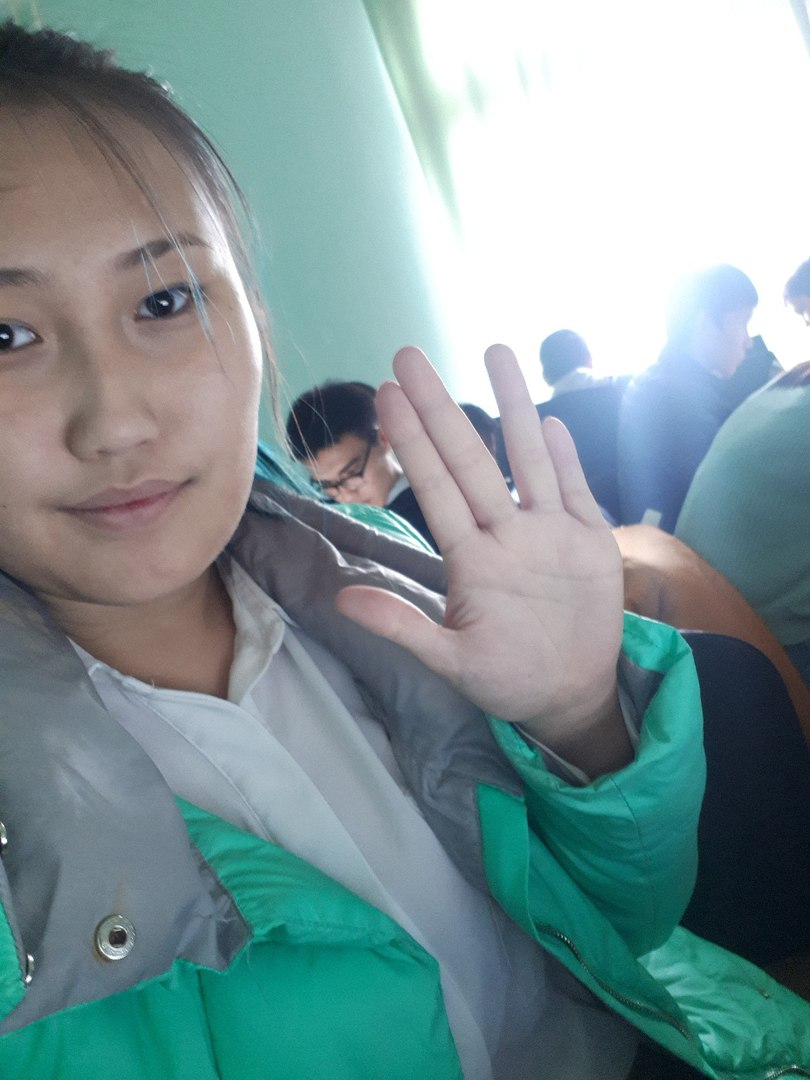
#> input picture umit.jpg, 810 x 1080 px, given in place of umit.png, which was not available
$ jupyter execute Lab4.ipynb   (older library calls are emulated)   (text cells are left out)
#> lines starting #> are read from the running program, lines starting #| are printed output that depends on the picture; pictures that were not available may be replaced by others from this repository, and a replacement may not be noted
[cell 1]
import numpy as np
from skimage.data import data_dir
import os
from skimage import io
import matplotlib.pyplot as plt
import matplotlib.image as pltimg
from skimage import data
from skimage.feature import match_template
image = io.imread(os.path.join(data_dir, "umit.png"),as_grey=True)
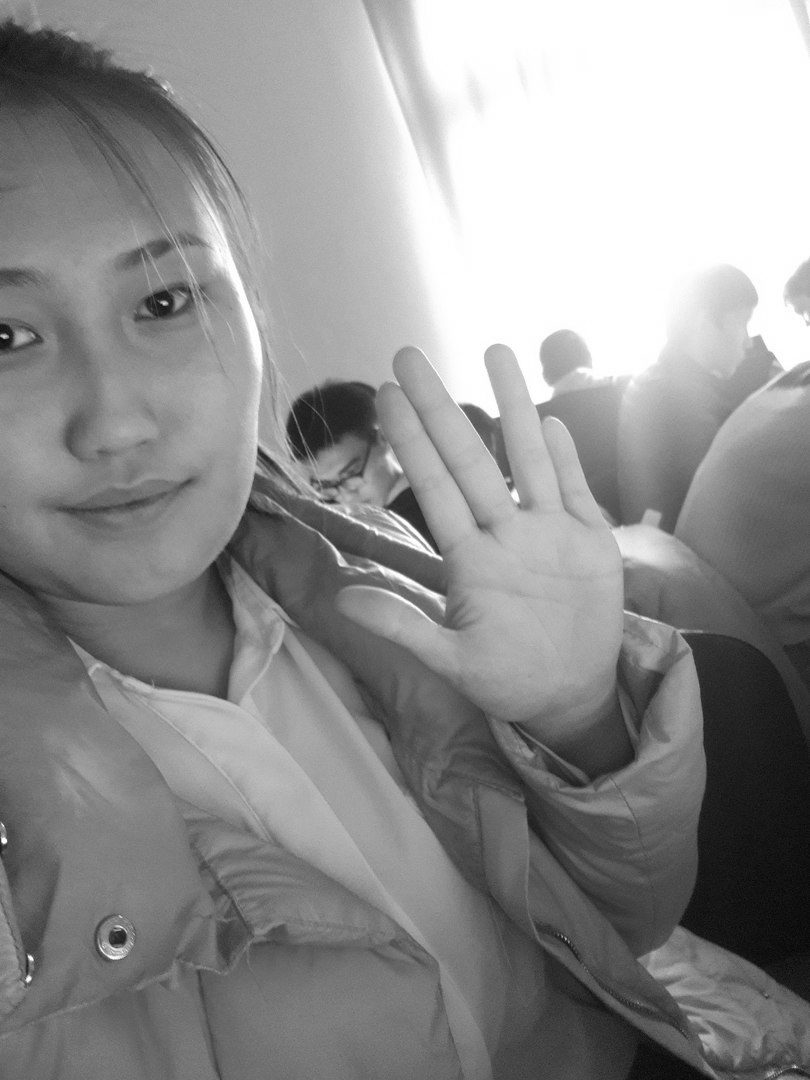
#> image: shape (1080, 810) float64; min 0.0242, max 1, mean 0.566
coin = image[350:650, 350:630]
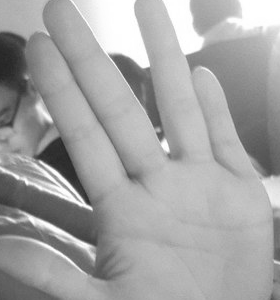
#> coin: shape (300, 280) float64; min 0.145, max 1, mean 0.647

result = match_template(image, coin)
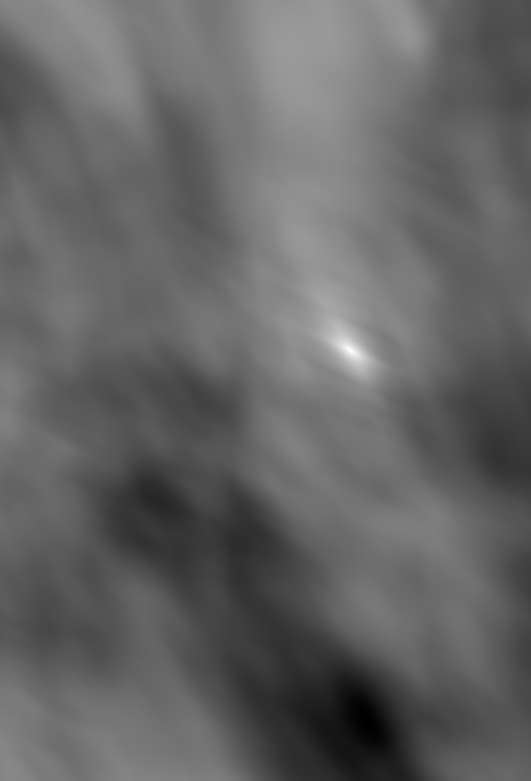
#> result: shape (781, 531) float64; min -0.482, max 1, mean 0.104; drawn with min black and max white
ij = np.unravel_index(np.argmax(result), result.shape)
#> ij = (350, 350)
x, y = ij[::-1]
#> x = 350; y = 350

fig = plt.figure(figsize=(8, 3))
ax1 = plt.subplot(1, 3, 1)
ax2 = plt.subplot(1, 3, 2, adjustable='box-forced')
ax3 = plt.subplot(1, 3, 3, sharex=ax2, sharey=ax2, adjustable='box-forced')


ax1.imshow(coin, cmap=plt.cm.gray)
ax1.set_axis_off()
ax1.set_title('template')


ax2.imshow(image, cmap=plt.cm.gray)
ax2.set_axis_off()
ax2.set_title('image')
# highlight matched region
hcoin, wcoin = coin.shape
#> hcoin = 300; wcoin = 280
rect = plt.Rectangle((x, y), wcoin, hcoin, edgecolor='r', facecolor='none')
ax2.add_patch(rect)


ax3.imshow(result)
ax3.set_axis_off()
ax3.set_title('`match_template`\nresult')
# highlight matched region
ax3.autoscale(False)
ax3.plot(x, y, 'o', markeredgecolor='r', markerfacecolor='none', markersize=10)

plt.show()
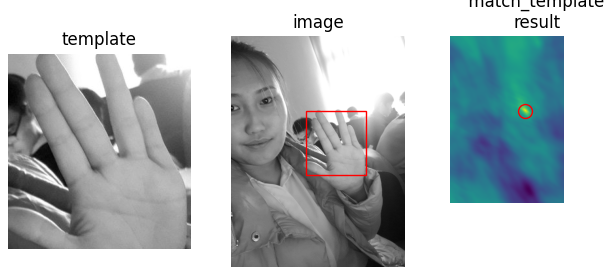
#> figure drawn by matplotlib, 3 panels
